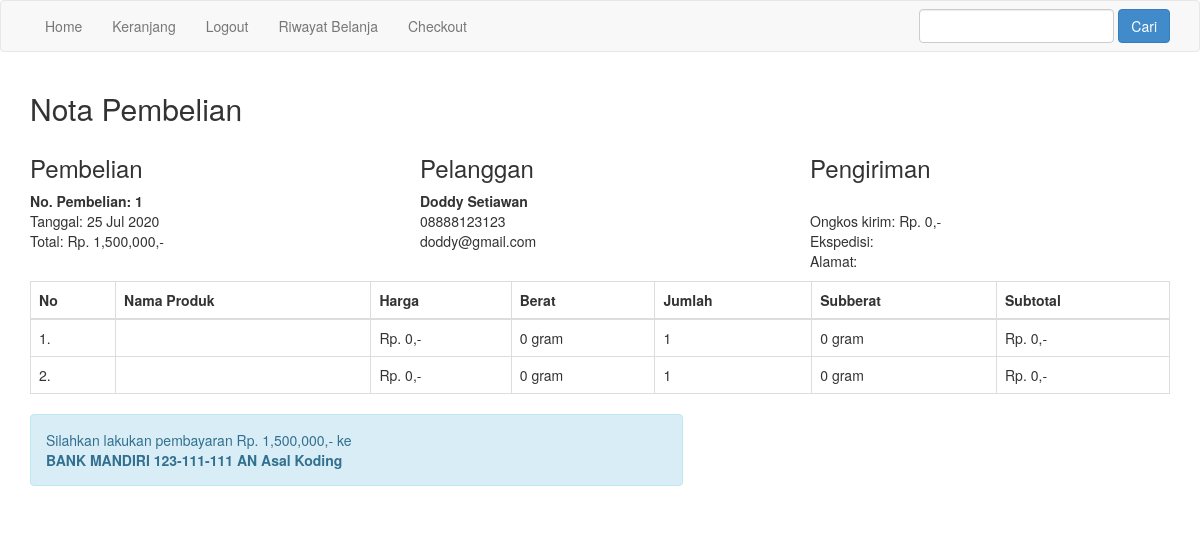
The page /nota.php?id=1 (signed in) on the database its author committed.
### tables this page shows
CREATE TABLE `pembelian` (
  `id_pembelian` int(11) NOT NULL,
  `id_pelanggan` int(11) NOT NULL,
  `tanggal_pembelian` date NOT NULL,
  `total_pembelian` int(11) NOT NULL,
  `alamat_pengiriman` text NOT NULL,
  `status_pembelian` varchar(100) NOT NULL DEFAULT 'pending',
  `resi_pengiriman` varchar(50) NOT NULL,
  `totalberat` int(11) NOT NULL,
  `provinsi` varchar(255) NOT NULL,
  `distrik` varchar(255) NOT NULL,
  `tipe` varchar(255) NOT NULL,
  `kodepos` varchar(255) NOT NULL,
  `ekspedisi` varchar(255) NOT NULL,
  `paket` varchar(255) NOT NULL,
  `ongkir` int(11) NOT NULL,
  `estimasi` varchar(255) NOT NULL
);

CREATE TABLE `pelanggan` (
  `id_pelanggan` int(11) NOT NULL,
  `email_pelanggan` varchar(100) NOT NULL,
  `password_pelanggan` varchar(50) NOT NULL,
  `nama_pelanggan` varchar(100) NOT NULL,
  `telepon_pelanggan` varchar(100) NOT NULL,
  `alamat_pelanggan` text NOT NULL
);

CREATE TABLE `pembelian_produk` (
  `id_pembelian_produk` int(11) NOT NULL,
  `id_pembelian` int(11) NOT NULL,
  `id_produk` int(11) NOT NULL,
  `jumlah` int(11) NOT NULL,
  `nama` varchar(100) NOT NULL,
  `harga` int(11) NOT NULL,
  `berat` int(11) NOT NULL,
  `subberat` int(11) NOT NULL,
  `subharga` int(11) NOT NULL
);

### nota.php (the view, shortened to what this page needs)
<?php
include 'koneksi.php';
$ambil = $koneksi->query("SELECT * FROM pembelian JOIN pelanggan ON pembelian.id_pelanggan = pelanggan.id_pelanggan WHERE pembelian.id_pembelian = '$_GET[id]'");
$detail = $ambil->fetch_assoc();
?>
<!DOCTYPE html>
<html lang="en">
<head>
  <link rel="stylesheet" href="admin/assets/css/bootstrap.css">
</head>
<body>
<?php include 'templates/navbar.php'; ?>
<section class="content">
  <div class="container">
    <h2>Nota Pembelian</h2>
    <div class="row" style="margin-bottom: 10px;">
      <div class="col-md-4">
        <h3>Pembelian</h3>
        <strong>No. Pembelian: <?= $detail['id_pembelian']; ?></strong><br>
        Tanggal: <?= date("d M Y", strtotime($detail['tanggal_pembelian'])); ?><br>
        Total: Rp. <?= number_format($detail['total_pembelian']); ?>,-
      </div>
      <div class="col-md-4">
        <h3>Pelanggan</h3>
        <strong><?= $detail["nama_pelanggan"]; ?></strong><br>
        <p>
          <?= $detail["telepon_pelanggan"]; ?><br>
          <?= $detail["email_pelanggan"]; ?>
        </p>
      </div>
      <div class="col-md-4">
        <h3>Pengiriman</h3>
        <strong><?= $detail['tipe']; ?> <?= $detail['distrik']; ?> <?= $detail['provinsi']; ?></strong><br>
        Ongkos kirim: Rp. <?= number_format($detail['ongkir']); ?>,-<br>
        Ekspedisi: <?= $detail['ekspedisi']; ?> <?= $detail['paket']; ?> <?= $detail['estimasi']; ?><br>
        Alamat: <?= $detail['alamat_pengiriman']; ?>
      </div>
    </div>
    <table class="table table-bordered">
      <thead>
        <tr>
          <th>No</th>
          <th>Nama Produk</th>
          <th>Harga</th>
          <th>Berat</th>
          <th>Jumlah</th>
          <th>Subberat</th>
          <th>Subtotal</th>
        </tr>
      </thead>
      <tbody>
        <?php $no=1; ?>
        <?php $ambil = $koneksi->query("SELECT * FROM pembelian_produk WHERE id_pembelian = '$_GET[id]'"); ?>
        <?php while($pecah = $ambil->fetch_assoc()): ?>
        <tr>
          <td><?= $no; ?>.</td>
          <td><?= $pecah["nama"]; ?></td>
          <td>Rp. <?= number_format($pecah["harga"]); ?>,-</td>
          <td><?= $pecah["berat"]; ?> gram</td>
          <td><?= $pecah["jumlah"]; ?></td>
          <td><?= $pecah["subberat"]; ?> gram</td>
          <td>Rp. <?= number_format($pecah["subharga"]); ?>,-</td>
        </tr>
        <?php $no++; ?>
        <?php endwhile; ?>
      </tbody>
    </table>
    <div class="row">
      <div class="col-md-7">
        <div class="alert alert-info">
          <p>
            Silahkan lakukan pembayaran Rp. <?= number_format($detail['total_pembelian']); ?>,- ke <br>
            <strong>BANK MANDIRI 123-111-111 AN Asal Koding</strong>
          </p>
        </div>
      </div>
    </div>
  </div>
</section>
</body>
</html>

### rows shown on the page
pembelian: id_pembelian "1", tanggal_pembelian "25 Jul 2020", total_pembelian "1,500,000", id_pelanggan.nama_pelanggan "Doddy Setiawan", id_pelanggan.telepon_pelanggan "08888123123", id_pelanggan.email_pelanggan "doddy@gmail.com", ongkir "0"
pembelian_produk: harga "0", berat "0", jumlah "1", subberat "0", subharga "0"
pembelian_produk: harga "0", berat "0", jumlah "1", subberat "0", subharga "0"
